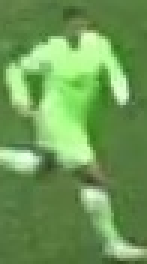
#> input picture output_videos/cropped_image.jpg, 49 x 88 px (shown 3 times larger)
$ jupyter execute color_assigment.ipynb
#> lines starting #> are read from the running program, lines starting #| are printed output that depends on the picture; after the words box and inside, x2 and y2 are one past the last pixel; in counts of white or black regions, pixels touching at a corner belong together
[cell 1]
import cv2
import matplotlib.pyplot as plt
import numpy as np
from sklearn.cluster import KMeans

[cell 2]
image_path = "output_videos/cropped_image.jpg"
image = cv2.imread(image_path)
#> image is the input picture: shape (88, 49, 3); mean B, G, R 85.6, 153.3, 109.4
image = cv2.cvtColor(image, cv2.COLOR_BGR2RGB)

[cell 3]
plt.imshow(image)
plt.show()

[cell 4]
top_half_image = image[0: int(image.shape[0]/2), :]
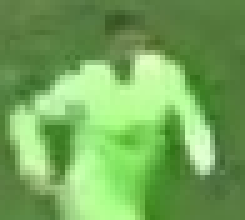
#> top_half_image: shape (44, 49, 3) (shown 5 times larger); mean R, G, B 116.1, 167.7, 90.4
plt.imshow(top_half_image)
plt.show()

[cell 5]
image_2d = top_half_image.reshape(-1, 3)
#> image_2d = 2156 rows, first 8: [99, 129, 75], [97, 127, 73], [95, 126, 69], [95, 126, 69], [98, 129, 72], [100, 131, 74], [101, 132, 73], [105, 136, 77]


kmeans = KMeans(n_clusters=2, random_state=0).fit(image_2d)

labels = kmeans.labels_
#> labels = 2156 values, max 1 at index 0, min 0 at index 517, mean 0.65

clustered_image = labels.reshape(top_half_image.shape[0], top_half_image.shape[1])
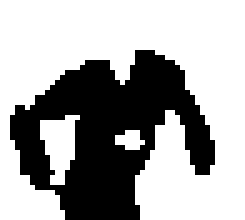
#> clustered_image: shape (44, 49) int32 (shown 5 times larger); values 0 (black) and 1 (white), 65% white; 1 black region, box (x1, y1, x2, y2) and area: (2, 10, 43, 44) 754

plt.imshow(clustered_image)
plt.show()
